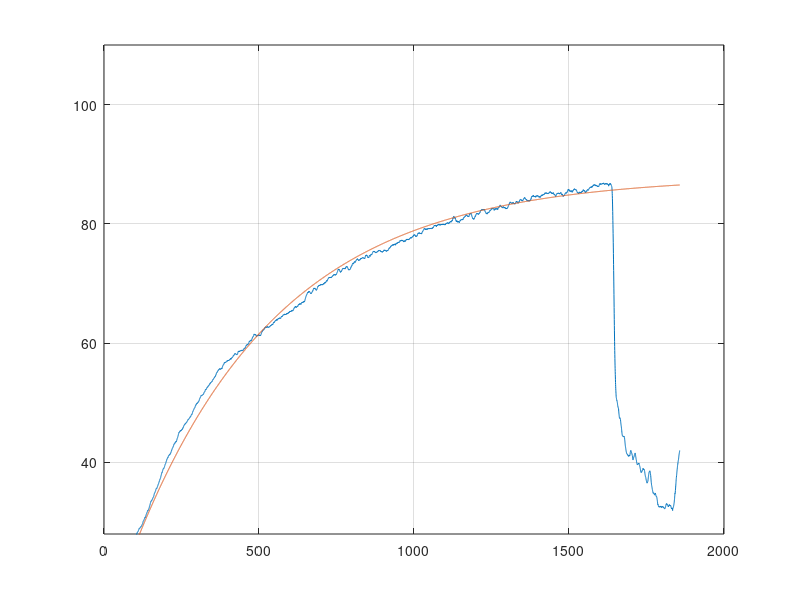

Here is the MATLAB script that generated this plot: (Note: this script raises an error after producing the figure.)
% Pero 2015
% Interpolating reflow oven measurement results

clear all
close all
clc

TempTest = importdata('TempTest_dc10percent.txt');
time = TempTest(:,1);
temp = TempTest(:,2);

% Filtering
a = 1;
N = 30;
b = ones(1,N)/N;
Ty = filter(b,a, temp);   % Moving average filter
plot(time, temp, time, Ty);  
grid;

%% Interpolating signal
Y0 = 88-temp(1);
Ts = 470;
Td = 70;
yt = Y0*(1-exp(-(time-Td)/Ts)) + temp(1);

plot(time, Ty, time, yt);
ylim([28 110]);
grid

%% Transfer function
s = tf('s');
K = Y0/660/0.1;  % 10 % Duty cycle, power 660W

G = K/(Ts*s+1)*exp(-Td*s);
[y, t]=step(G);
fig = figure;
plot(t,y);
grid;
hold on
[x_infl, y_infl] = getpts(fig);
plot(x_infl,y_infl,'ro');


%% PID regulator by Ziegler Nichols

Kc = 1.2*Ts/Td/K;
Ti = 2*Td;
TD = 0.5*Td;

P = Kc;
I = Kc/Ti;
D = Kc*Td;

PID = pid(P,I,D);
T = feedback(PID*G,1);

t = 0:0.1:1000;
step(T,t)